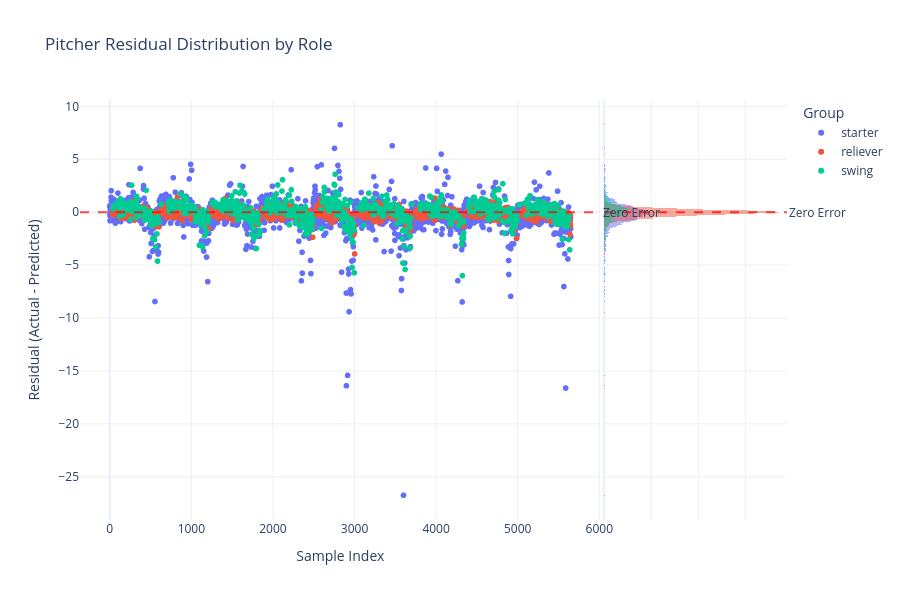

Source (notebook cell):
### Code cell
# Cell 11: Residual Analysis

residuals = y_train - y_pred_train

fig_residuals = create_residual_plot(
    residuals=residuals,
    color_by=pitcher_processed['Role'].values
)

fig_residuals.update_layout(title="Pitcher Residual Distribution by Role")
fig_residuals.show()

print(f"\nResidual statistics:")
print(f"  Mean: {residuals.mean():.3f}")
print(f"  Std: {residuals.std():.3f}")
print(f"  Min: {residuals.min():.3f}")
print(f"  Max: {residuals.max():.3f}")

### Figure 1 — Plotly figure (JSON) as saved in the notebook; plotly's stock layout.template omitted (floating-point values rounded to 4 significant figures; data arrays with more than 128 entries replaced by an {"elided": "..."} marker saying what was removed)
{"data": [{"hovertemplate": "Group=starter<br>Sample Index=%{x}<br>Residual (Actual - Predicted)=%{y}<extra></extra>", "legendgroup": "starter", "marker": {"color": "#636efa", "symbol": "circle"}, "mode": "markers", "name": "starter", "showlegend": true, "type": "scattergl", "x": {"elided": "1892 int values"}, "xaxis": "x", "y": {"elided": "1892 float values"}, "yaxis": "y"}, {"bingroup": "y", "hovertemplate": "Group=starter<br>Residual (Actual - Predicted)=%{y}<br>count=%{x}<extra></extra>", "legendgroup": "starter", "marker": {"color": "#636efa"}, "name": "starter", "opacity": 0.5, "showlegend": false, "type": "histogram", "xaxis": "x2", "y": {"elided": "1892 float values"}, "yaxis": "y2"}, {"hovertemplate": "Group=reliever<br>Sample Index=%{x}<br>Residual (Actual - Predicted)=%{y}<extra></extra>", "legendgroup": "reliever", "marker": {"color": "#EF553B", "symbol": "circle"}, "mode": "markers", "name": "reliever", "showlegend": true, "type": "scattergl", "x": {"elided": "2895 int values"}, "xaxis": "x", "y": {"elided": "2895 float values"}, "yaxis": "y"}, {"bingroup": "y", "hovertemplate": "Group=reliever<br>Residual (Actual - Predicted)=%{y}<br>count=%{x}<extra></extra>", "legendgroup": "reliever", "marker": {"color": "#EF553B"}, "name": "reliever", "opacity": 0.5, "showlegend": false, "type": "histogram", "xaxis": "x2", "y": {"elided": "2895 float values"}, "yaxis": "y2"}, {"hovertemplate": "Group=swing<br>Sample Index=%{x}<br>Residual (Actual - Predicted)=%{y}<extra></extra>", "legendgroup": "swing", "marker": {"color": "#00cc96", "symbol": "circle"}, "mode": "markers", "name": "swing", "showlegend": true, "type": "scattergl", "x": {"elided": "865 int values"}, "xaxis": "x", "y": {"elided": "865 float values"}, "yaxis": "y"}, {"bingroup": "y", "hovertemplate": "Group=swing<br>Residual (Actual - Predicted)=%{y}<br>count=%{x}<extra></extra>", "legendgroup": "swing", "marker": {"color": "#00cc96"}, "name": "swing", "opacity": 0.5, "showlegend": false, "type": "histogram", "xaxis": "x2", "y": {"elided": "865 float values"}, "yaxis": "y2"}], "layout": {"annotations": [{"showarrow": false, "text": "Zero Error", "x": 1, "xanchor": "left", "xref": "x domain", "y": 0, "yanchor": "middle", "yref": "y"}, {"showarrow": false, "text": "Zero Error", "x": 1, "xanchor": "left", "xref": "x2 domain", "y": 0, "yanchor": "middle", "yref": "y2"}], "barmode": "overlay", "height": 600, "hovermode": "closest", "legend": {"title": {"text": "Group"}, "tracegroupgap": 0}, "shapes": [{"line": {"color": "red", "dash": "dash"}, "opacity": 0.7, "type": "line", "x0": 0, "x1": 1, "xref": "x domain", "y0": 0, "y1": 0, "yref": "y"}, {"line": {"color": "red", "dash": "dash"}, "opacity": 0.7, "type": "line", "x0": 0, "x1": 1, "xref": "x2 domain", "y0": 0, "y1": 0, "yref": "y2"}], "title": {"text": "Pitcher Residual Distribution by Role"}, "xaxis": {"anchor": "y", "domain": [0, 0.7363], "title": {"text": "Sample Index"}}, "xaxis2": {"anchor": "y2", "domain": [0.7413, 1], "matches": "x2", "showgrid": true, "showline": false, "showticklabels": false, "ticks": ""}, "yaxis": {"anchor": "x", "domain": [0, 1], "title": {"text": "Residual (Actual - Predicted)"}}, "yaxis2": {"anchor": "x2", "domain": [0, 1], "matches": "y", "showgrid": true, "showticklabels": false}}}
